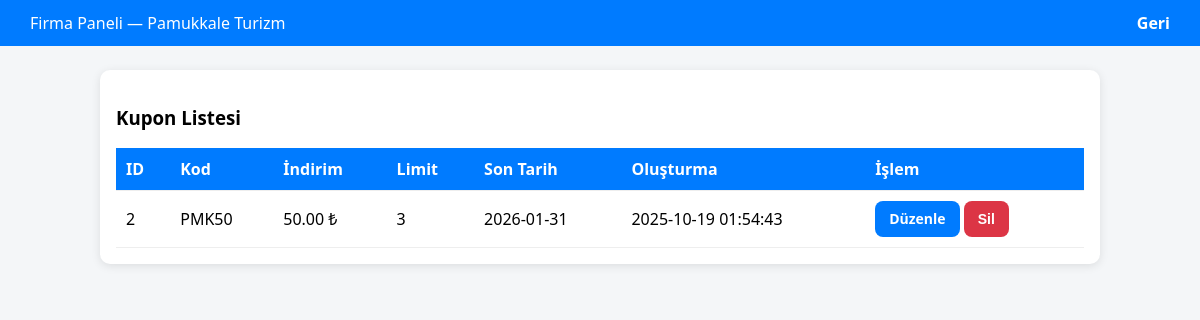
/manage_coupons_firma.php (signed in), run on the app's committed database.
### tables this page shows
CREATE TABLE firms (
    id INTEGER PRIMARY KEY AUTOINCREMENT,
    name TEXT NOT NULL
, logo_path TEXT, created_at TEXT);

CREATE TABLE coupons (
    id           INTEGER PRIMARY KEY AUTOINCREMENT,
    code         TEXT    NOT NULL UNIQUE,                 -- ör: HOSGELDIN20
    discount     REAL    NOT NULL CHECK(discount > 0),    -- indirim tutarı (yüzde ya da tutar, uygulamada karar veririz)
    company_id   INTEGER NULL REFERENCES firms(id) ON DELETE CASCADE,  -- NULL ise tüm firmalarda geçerli
    usage_limit  INTEGER NULL CHECK(usage_limit >= 0),    -- NULL = limitsiz
    expire_date  TEXT    NOT NULL,                        -- 'YYYY-MM-DD' biçiminde saklayın
    created_at   TEXT    NOT NULL DEFAULT (datetime('now','localtime'))
);

### manage_coupons_firma.php (the view, shortened to what this page needs)
<?php
$company_id=(int)$_SESSION['company_id'];
try {
  $sqlitePath = getenv('SQLITE_PATH') ?: __DIR__ . '/sqlite/database.db';
  $db = new PDO('sqlite:' . $sqlitePath);
  $db->setAttribute(PDO::ATTR_ERRMODE, PDO::ERRMODE_EXCEPTION);
  $db->exec("PRAGMA foreign_keys = ON");
  $db->exec("PRAGMA busy_timeout = 3000");
} catch (Exception $e) { die("DB hata: ".htmlspecialchars($e->getMessage())); }
$firm=$db->prepare("SELECT id,name FROM firms WHERE id=?");
$firm->execute([$company_id]);
$firmRow=$firm->fetch(PDO::FETCH_ASSOC) ?: die("Firma bulunamadı.");
$list=$db->prepare("
  SELECT id, code, discount, usage_limit, expire_date, created_at
  FROM coupons
  WHERE company_id=?
  ORDER BY datetime(created_at) DESC
");
$list->execute([$company_id]);
$rows=$list->fetchAll(PDO::FETCH_ASSOC);
?>
<!DOCTYPE html><html><head><meta charset="UTF-8"><title>Kupon Yönetimi — <?php echo htmlspecialchars($firmRow['name']);?></title>
<div class="nav"><div>Firma Paneli — <?php echo htmlspecialchars($firmRow['name']);?></div><div><a href="company_admin_panel.php">Geri</a></div></div>
<div class="wrap">
  <div class="card">
    <h3>Kupon Listesi</h3>
    <table>
      <thead><tr><th>ID</th><th>Kod</th><th>İndirim</th><th>Limit</th><th>Son Tarih</th><th>Oluşturma</th><th>İşlem</th></tr></thead>
      <tbody>
        <?php if(!$rows):?><tr><td colspan="7">Kayıt yok.</td></tr>
        <?php else: foreach($rows as $r):?>
          <tr>
            <td><?php echo (int)$r['id'];?></td>
            <td><?php echo htmlspecialchars($r['code']);?></td>
            <td><?php echo number_format((float)$r['discount'],2);?> ₺</td>
            <td><?php echo $r['usage_limit']!==null ? (int)$r['usage_limit'] : 'Sınırsız';?></td>
            <td><?php echo htmlspecialchars($r['expire_date']);?></td>
            <td><?php echo htmlspecialchars($r['created_at']);?></td>
            <td>
              <a class="btn" href="manage_coupons_firma.php?edit=<?php echo (int)$r['id'];?>">Düzenle</a>
              <form method="POST" style="display:inline" onsubmit="return confirm('Bu kuponu silmek istiyor musunuz?');">
                <button class="btn btn-danger" type="submit">Sil</button>
              </form>
            </td>
          </tr>
        <?php endforeach; endif;?>
      </tbody>
    </table>
  </div>
</div>
</body></html>

### manage_coupons_firma.php (style rules this page uses)
.nav { background: #007bff; color: #fff; display: flex; justify-content: space-between; align-items: center; padding: 12px 30px; }
.nav a { color: #fff; text-decoration: none; font-weight: bold; }
.wrap { max-width: 1000px; margin: 24px auto; padding: 0 16px; }
.card { background: #fff; border-radius: 10px; box-shadow: 0 2px 10px rgba(0, 0, 0, .1); padding: 16px; margin-bottom: 16px; }
a.btn, button.btn, input[type="submit"].btn { display: inline-flex; align-items: center; justify-content: center; height: 36px; padding: 0 14px; font-size: 14px; font-weight: 600; border-radius: 8px; text-decoration: none; line-height: 1; cursor: pointer; background: #007bff; color: #fff; border: none; transition: background 0.15s ease, transform 0.05s ease; }
button.btn.btn-danger, a.btn.btn-danger { background: #dc3545; }
table { width: 100%; border-collapse: collapse; background: #fff; }
th, td { padding: 10px; border-bottom: 1px solid #eee; text-align: left; }
th { background: #007bff; color: #fff; }

### data on the page
firms: name "Pamukkale Turizm"
coupons: id "2", code "PMK50", discount "50.00", usage_limit "3", expire_date "2026-01-31", created_at "2025-10-19 01:54:43"
